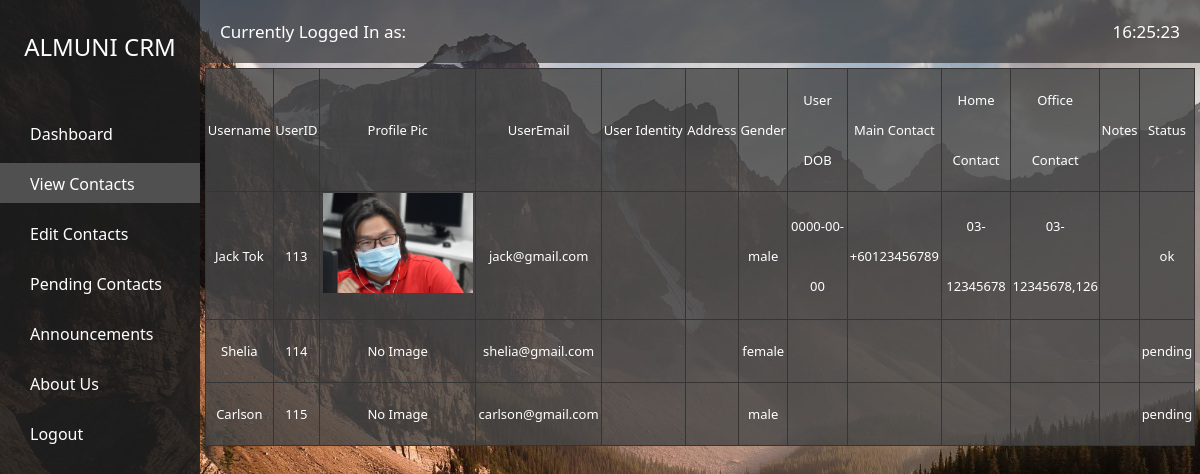
/admin/contactpage.php (signed in), run on the app's committed database.
### tables this page shows
CREATE TABLE `users` (
  `user_ID` int(11) NOT NULL,
  `username` varchar(1000) NOT NULL,
  `user_email` varchar(45) NOT NULL,
  `imagepath` varchar(1000) DEFAULT NULL,
  `user_identity` varchar(22) DEFAULT NULL,
  `user_address` varchar(45) DEFAULT NULL,
  `user_gender` varchar(10) DEFAULT NULL,
  `user_password` varchar(1000) NOT NULL,
  `user_DOB` date DEFAULT NULL,
  `main_contact` varchar(20) DEFAULT NULL,
  `home_contact` varchar(20) DEFAULT NULL,
  `office_contact` varchar(20) DEFAULT NULL,
  `user_notes` varchar(1000) DEFAULT NULL,
  `status_` varchar(45) DEFAULT NULL
);

### admin/contactpage.php (the view, shortened to what this page needs)
<?php
include("session.php");
include("header.php");
$sqluser = "SELECT * FROM `users` ";
$usertableresult = mysqli_query($conn, $sqluser);
$usertablecheck = mysqli_num_rows($usertableresult);
?>
<link rel="stylesheet" href="./css/master.css" />
<link rel="stylesheet" href="./css/contactpage.css" />
</head>
<body>
	<div class="viewport">
		<div class="sidebar">
			<h2>ALMUNI CRM</h2>
			<div class="nav">
				<a href="admindashboard.php">Dashboard</a>
				<a href="contactpage.php" class="navactive">View Contacts</a>
				<a href="editcontactpage.php">Edit Contacts</a>
				<a href="pendingcontactpage.php">Pending Contacts</a>
				<a href="annoucements.php">Announcements</a>
				<a href="aboutus.php">About Us</a>
				<a href="logout.php">Logout</a>
			</div>
		</div>
		<div class="main_content">
			<div class="header">
				<span id="username" name="uid">Currently Logged In as: <?= $_SESSION["uname"] ?>
				</span>
				<span id="clock" style="float: right"></span>
			</div>
			<table class="table">
				<tr class="hover">
					<td>Username</td>
					<td>UserID</td>
					<td>Profile Pic</td>
					<td>UserEmail</td>
					<td>User Identity</td>
					<td>Address</td>
					<td style="width:5%;">Gender</td>
					<td style="width:6%;">User DOB</td>
					<td>Main Contact</td>
					<td style="width:7%;">Home Contact</td>
					<td style="width:9%;">Office Contact</td>
					<td>Notes</td>
					<td>Status</td>
				</tr>
				<?php
				if ($usertablecheck > 0)
				{
					while ($row = mysqli_fetch_assoc($usertableresult)) {
				?>
						<tr class="hover">
							<td><?= $row["username"] ?></td>
							<td><?= $row["user_ID"] ?></td>
							<td><?php
								if ($row["imagepath"] !== null) {
								?>
									<img src="../user/<?= $row['imagepath'] ?>" width="auto" height="100">
								<?php
								} else {
									echo "No Image";
								}
								?>
							</td>
							<td><?= $row["user_email"] ?></td>
							<td><?= $row["user_identity"] ?></td>
							<td><?= $row["user_address"] ?></td>
							<td><?= $row["user_gender"] ?></td>
							<td><?= $row["user_DOB"] ?></td>
							<td><?= $row["main_contact"] ?></td>
							<td><?= $row["home_contact"] ?></td>
							<td><?= $row["office_contact"] ?></td>
							<td><?= $row["user_notes"] ?></td>
							<td><?= $row["status_"] ?></td>
						</tr>
				<?php
					}
				}
				?>
			</table>
		</div>
</body>
</html>

### admin/css/master.css (style rules this page uses)
:root { --cardgrey: #6161617e; --cardhovershadow: rgba(0, 0, 0, 0.692); --titlecolor: white; --titleshadow: 0px 2px 3px #000000; --titlethick: 500; --fonts: "Segoe UI", Tahoma, Geneva, Verdana, sans-serif; }
* { margin: 0; text-rendering: optimizeLegibility; }
body { background-image: url("../../assets/spolight.jpg"); background-repeat: no-repeat; background-attachment: fixed; background-size: cover; }
a { text-decoration: none; color: inherit; }
.viewport { display: flex; position: relative; }
.viewport .sidebar { width: 200px; height: 100%; background-color: rgb(31, 31, 31, 0.9); padding: 30px 0px; position: fixed; }
.viewport .sidebar h2 { color: #ffffff; text-align: center; margin-bottom: 50px; font-family: var(--fonts); font-weight: 200; }
.viewport .sidebar a { padding: 10px 8px 8px 30px; text-decoration: none; color: #ffffff; display: block; margin-bottom: 10px; font-family: var(--fonts); }
.viewport .sidebar .navactive { background-color: rgb(80, 80, 80); }
.viewport .main_content { width: 100%; height: 100vh; margin-left: 200px; }
.viewport .main_content .header { padding: 20px; background-color: rgba(51, 51, 51, 0.7); color: #717171; }
.viewport .main_content .header span { color: #ffffff; text-align: center; text-decoration: none; font-size: 17px; font-family: var(--fonts); font-weight: 200; }
tr { line-height: 60px; font-size: small; }

### admin/css/contactpage.css (style rules this page uses)
:root { --cardgrey: #6161617e; --cardhovershadow: rgba(0, 0, 0, 0.692); --titlecolor: white; --titleshadow: 0px 2px 3px #000000; --titlethick: 500; --fonts: "Segoe UI", Tahoma, Geneva, Verdana, sans-serif; }
* { font-family: var(--fonts); }
.table { min-width: 99%; margin-left: 0.5%; Margin-right:0.5%; margin-top: 0.5%; margin-bottom:0.5%; text-align: center; background-color: rgba(71, 71, 71, 0.829); border-collapse: collapse; color: white; }
td { border: 1px solid rgb(53, 53, 53); font-size: auto; }

### data on the page
users: username "Jack Tok", user_ID "113", imagepath (picture), user_email "jack@gmail.com", user_gender "male", user_DOB "0000-00-00", main_contact "+60123456789", home_contact "03-12345678", office_contact "03-12345678,126", status_ "ok"
users: username "Shelia", user_ID "114", shows "No Image", user_email "shelia@gmail.com", user_gender "female", status_ "pending"
users: username "Carlson", user_ID "115", shows "No Image", user_email "carlson@gmail.com", user_gender "male", status_ "pending"
